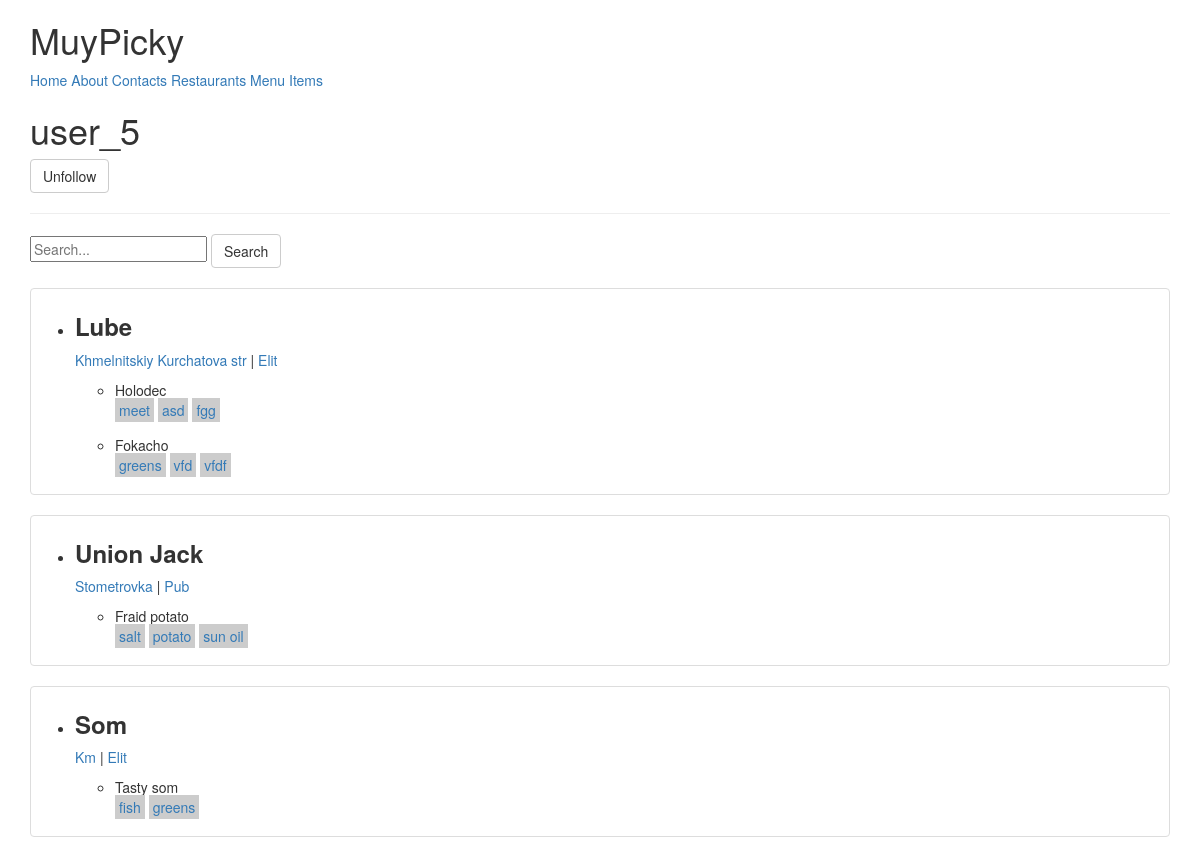
The page /u/user_5/ (signed in) on the database its author committed.
### restaurants/models.py (models this page shows, shortened)
class RestaurantLocation(models.Model):
	owner 			= models.ForeignKey(user)
	name 			= models.CharField(max_length = 120)
	location 		= models.CharField(max_length = 120, null=True, blank=True)
	category		= models.CharField(max_length = 120, null=True, blank=True, validators=[validate_category])
	timestamp		= models.DateTimeField(auto_now_add=True)
	update			= models.DateTimeField(auto_now=True)
	slug			= models.SlugField(null=True, blank=True)
	objects			= RestaurantLocationManager()

### menus/models.py (models this page shows, shortened)
class Item(models.Model):
	user 		= models.ForeignKey(settings.AUTH_USER_MODEL)
	restaurant 	= models.ForeignKey(RestaurantLocation)
	name 		= models.CharField(max_length=120)
	contents 	= models.TextField(help_text='Separate each item by comma')
	excludes	= models.TextField(blank=True, null=True, help_text='Separate each item by comma')
	public 		= models.BooleanField(default=True)
	timestamp	= models.DateTimeField(auto_now_add=True)
	updated		= models.DateTimeField(auto_now=True)
	class Meta:
		ordering = ['-updated', '-timestamp']
	def get_contents(self):
		return self.contents.split(",")

### profiles/views.py (the view)
# urls.py: url(r'^(?P<username>[\w-]+)/$', ProfileDetailView.as_view(), name='detail'),
class ProfileDetailView(DetailView):
	def get_object(self):
		username = self.kwargs.get('username')
		if username is None:
			raise Http404
		return get_object_or_404 (User, username__iexact = username, is_active=True)
	def get_context_data(self,*args,**kwargs):
		context = super(ProfileDetailView, self).get_context_data(*args,**kwargs)
		user = context['user']
		is_following = False
		if user.profile in self.request.user.is_following.all():
			is_following = True
		context['is_following'] = is_following
		item_exists = Item.objects.filter(user=user).exists()
		query = self.request.GET.get('q')
		qs = RestaurantLocation.objects.filter(owner=user).search(query)
		if item_exists and qs.exists():
			context['locations'] = qs
		return context

### restaurants/models.py (called while the page is built)
	def search(self, query):
		if query:
			query = query.strip()
			return self.filter(Q(name__icontains=query) |
						   Q(category__icontains=query) |
						   Q(location__icontains=query) |
						   Q(item__name__icontains=query) |
						   Q(item__contents__icontains=query)
						   ).distinct()
		else:
			return self

	def get_queryset(self):
		return RestaurantLocationQuerySet(self.model, using=self._db)

### profiles/templates/auth/user_detail.html (shortened to what this page needs)
{% extends 'base.html' %}
{% block content %}
<h1>{{user.username}}</h1>
<p>{% include 'snippets/follow_form.html' with username=user.username is_following=is_following %}</p>
<hr>
<form class="form" action="." method="GET">
	<input type="text" placeholder="Search..." name="q" value="{{ request.GET.q }}">
	<button type="submit" class="btn btn-default">Search</button>
</form><br>
{% if locations %}
{% for res in locations %}
{% if res.item_set.all %}
<div class="row">
<div class="col-sm-12">
<div class="thumbnail">
<ul>
	<li>
		<h3><b>{{ res.name }}</b></h3>
		<p><a href="{{ request.path }}?q={{ res.location }}">{{ res.location }}</a> | <a href="{{ request.path }}?q={{ res.category }}">{{ res.category }}</a></p>
		<p>
			{% for item in res.item_set.all %}
			<ul>
				<li style="margin-bottom: 15px">
					{{ item.name }}<br>
					{% for con in item.get_contents %}
					<a href="{{ request.path }}?q={{ con }}" style="padding: 2px 4px; background-color: #ccc;">{{ con }}</a>
					{% endfor %}
				</li>
			</ul>
			{% endfor %}
	    </p>
	</li>
</ul>
</div>
</div>
</div>
{% endif %}
{% endfor %}
{% else %}
<p class="lead">No Items Found</p>
{% endif %}
{% endblock content %}

### rows shown on the page
RestaurantLocation: name "Lube", location "Khmelnitskiy Kurchatova str", category "Elit"
Item: name "Holodec", get_contents "meet" "asd" "fgg"
Item: name "Fokacho", get_contents "greens" "vfd" "vfdf"
RestaurantLocation: name "Union Jack", location "Stometrovka", category "Pub"
Item: name "Fraid potato", get_contents "salt" "potato" "sun oil"
RestaurantLocation: name "Som", location "Km", category "Elit"
Item: name "Tasty som", get_contents "fish" "greens"

### other values the page prints
{{ user.username }} "user_5"
